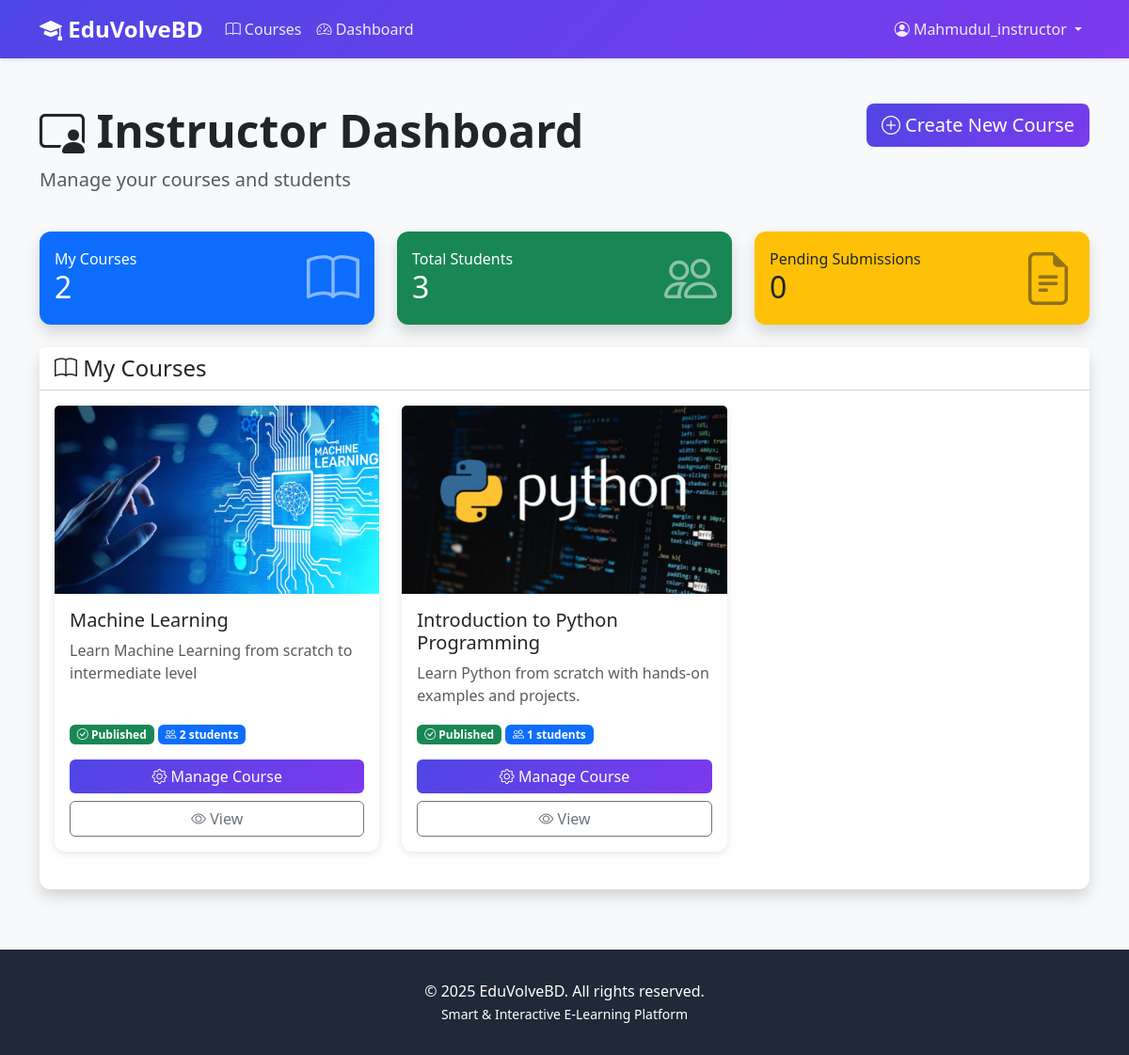
The app's page /courses/dashboard/ (signed in) with its own data.
### accounts/models.py (models this page shows, shortened)
class User(AbstractUser):
    class Role(models.TextChoices):
        ADMIN = 'ADMIN', 'Admin'
        INSTRUCTOR = 'INSTRUCTOR', 'Instructor'
        STUDENT = 'STUDENT', 'Student'
    role = models.CharField(
        max_length=20,
        choices=Role.choices,
        default=Role.STUDENT
    )
    bio = models.TextField(blank=True, null=True)
    profile_picture = models.ImageField(
        upload_to='profiles/',
        blank=True,
        null=True
    )
    phone = models.CharField(max_length=15, blank=True, null=True)
    date_of_birth = models.DateField(blank=True, null=True)
    total_points = models.IntegerField(default=0, validators=[MinValueValidator(0)])
    current_streak = models.IntegerField(default=0, validators=[MinValueValidator(0)])
    longest_streak = models.IntegerField(default=0, validators=[MinValueValidator(0)])
    last_activity_date = models.DateField(blank=True, null=True)
    created_at = models.DateTimeField(auto_now_add=True)
    updated_at = models.DateTimeField(auto_now=True)
    class Meta:
        ordering = ['-date_joined']
    def is_admin(self):
        return self.role == self.Role.ADMIN
    def is_instructor(self):
        return self.role == self.Role.INSTRUCTOR
    def is_student(self):
        return self.role == self.Role.STUDENT

### courses/models.py (models this page shows, shortened)
class Course(models.Model):
    class Level(models.TextChoices):
        BEGINNER = 'BEGINNER', 'Beginner'
        INTERMEDIATE = 'INTERMEDIATE', 'Intermediate'
        ADVANCED = 'ADVANCED', 'Advanced'
    title = models.CharField(max_length=200)
    description = models.TextField()
    instructor = models.ForeignKey(
        User,
        on_delete=models.CASCADE,
        related_name='courses_taught',
        limit_choices_to={'role': 'INSTRUCTOR'}
    )
    thumbnail = models.ImageField(upload_to='course_thumbnails/', blank=True, null=True)
    level = models.CharField(max_length=20, choices=Level.choices, default=Level.BEGINNER)
    duration_weeks = models.IntegerField(default=4, validators=[MinValueValidator(1)])
    is_published = models.BooleanField(default=False)
    created_at = models.DateTimeField(auto_now_add=True)
    updated_at = models.DateTimeField(auto_now=True)
    class Meta:
        ordering = ['-created_at']
    def get_enrolled_count(self):
        return self.enrollments.filter(is_active=True).count()

### courses/views.py (the view)
# urls.py: path('dashboard/', views.dashboard, name='dashboard'),
@login_required
def dashboard(request):
    if request.user.is_admin():
        return admin_dashboard(request)
    elif request.user.is_instructor():
        return instructor_dashboard(request)
    else:
        return student_dashboard(request)

### courses/views.py (called while the page is built)
@login_required
def instructor_dashboard(request):
    my_courses = Course.objects.filter(instructor=request.user)
    total_students = Enrollment.objects.filter(
        course__instructor=request.user,
        is_active=True
    ).count()
    pending_submissions = AssignmentSubmission.objects.filter(
        assignment__lesson__course__instructor=request.user,
        status='PENDING'
    ).count()
    context = {
        'my_courses': my_courses,
        'total_students': total_students,
        'pending_submissions': pending_submissions,
    }
    return render(request, 'courses/instructor_dashboard.html', context)

### templates/courses/instructor_dashboard.html (shortened to what this page needs)
{% extends 'base.html' %}
{% block content %}
<div class="container my-5">
    <div class="row mb-4">
        <div class="col">
            <h1 class="display-5 fw-bold">
                <i class="bi bi-person-video3"></i> Instructor Dashboard
            </h1>
            <p class="lead text-muted">Manage your courses and students</p>
        </div>
        <div class="col-auto">
            <a href="{% url 'courses:course_create' %}" class="btn btn-primary btn-lg">
                <i class="bi bi-plus-circle"></i> Create New Course
            </a>
        </div>
    </div>
    <div class="row mb-4">
        <div class="col-md-4">
            <div class="card bg-primary text-white shadow">
                <div class="card-body">
                    <div class="d-flex justify-content-between align-items-center">
                        <div>
                            <h6 class="mb-0">My Courses</h6>
                            <h2 class="mb-0">{{ my_courses.count }}</h2>
                        </div>
                        <i class="bi bi-book display-4 opacity-50"></i>
                    </div>
                </div>
            </div>
        </div>
        <div class="col-md-4">
            <div class="card bg-success text-white shadow">
                <div class="card-body">
                    <div class="d-flex justify-content-between align-items-center">
                        <div>
                            <h6 class="mb-0">Total Students</h6>
                            <h2 class="mb-0">{{ total_students }}</h2>
                        </div>
                        <i class="bi bi-people display-4 opacity-50"></i>
                    </div>
                </div>
            </div>
        </div>
        <div class="col-md-4">
            <div class="card bg-warning text-dark shadow">
                <div class="card-body">
                    <div class="d-flex justify-content-between align-items-center">
                        <div>
                            <h6 class="mb-0">Pending Submissions</h6>
                            <h2 class="mb-0">{{ pending_submissions }}</h2>
                        </div>
                        <i class="bi bi-file-earmark-text display-4 opacity-50"></i>
                    </div>
                </div>
            </div>
        </div>
    </div>
    <div class="card shadow">
        <div class="card-header bg-white">
            <h4 class="mb-0"><i class="bi bi-book"></i> My Courses</h4>
        </div>
        <div class="card-body">
            {% if my_courses %}
            <div class="row">
                {% for course in my_courses %}
                <div class="col-md-6 col-lg-4 mb-4">
                    <div class="card h-100">
                        {% if course.thumbnail %}
                        <img src="{{ course.thumbnail.url }}" class="card-img-top" alt="{{ course.title }}" style="height: 200px; object-fit: cover;">
                        {% else %}
                        <div class="bg-primary text-white p-5 text-center" style="height: 200px;">
                            <i class="bi bi-book display-1"></i>
                        </div>
                        {% endif %}
                        <div class="card-body d-flex flex-column">
                            <h5 class="card-title">{{ course.title }}</h5>
                            <p class="card-text text-muted flex-grow-1">
                                {{ course.description|truncatewords:15 }}
                            </p>
                            <div class="mb-3">
                                {% if course.is_published %}
                                <span class="badge bg-success">
                                    <i class="bi bi-check-circle"></i> Published
                                </span>
                                {% else %}
                                <span class="badge bg-warning text-dark">
                                    <i class="bi bi-pencil"></i> Draft
                                </span>
                                {% endif %}
                                <span class="badge bg-primary">
                                    <i class="bi bi-people"></i> {{ course.get_enrolled_count }} students
                                </span>
                            </div>
                            <div class="d-grid gap-2">
                                <a href="{% url 'courses:course_manage' course.id %}" class="btn btn-primary">
                                    <i class="bi bi-gear"></i> Manage Course
                                </a>
                                <a href="{% url 'courses:course_detail' course.id %}" class="btn btn-outline-secondary">
                                    <i class="bi bi-eye"></i> View
                                </a>
                            </div>
                        </div>
                    </div>
                </div>
                {% endfor %}
            </div>
            {% endif %}
        </div>
    </div>
</div>
{% endblock %}

### templates/base.html (shortened to what this page needs)
<!DOCTYPE html>
<html lang="en">
<head>
    <link href="https://cdn.jsdelivr.net/npm/bootstrap@5.3.0/dist/css/bootstrap.min.css" rel="stylesheet">
    <link rel="stylesheet" href="https://cdn.jsdelivr.net/npm/bootstrap-icons@1.10.0/font/bootstrap-icons.css">
</head>
<body>
    <nav class="navbar navbar-expand-lg navbar-dark">
        <div class="container">
            <a class="navbar-brand" href="{% url 'home' %}">
                <i class="bi bi-mortarboard-fill"></i> EduVolveBD
            </a>
            <div class="collapse navbar-collapse" id="navbarNav">
                <ul class="navbar-nav me-auto">
                    <li class="nav-item">
                        <a class="nav-link" href="{% url 'courses:course_list' %}">
                            <i class="bi bi-book"></i> Courses
                        </a>
                    </li>
                    {% if user.is_authenticated %}
                        <li class="nav-item">
                            <a class="nav-link" href="{% url 'courses:dashboard' %}">
                                <i class="bi bi-speedometer2"></i> Dashboard
                            </a>
                        </li>
                    {% endif %}
                </ul>
                <ul class="navbar-nav align-items-center">
                    {% if user.is_authenticated %}
                        <li class="nav-item dropdown">
                            <a class="nav-link dropdown-toggle" href="#" id="navbarDropdown" role="button" data-bs-toggle="dropdown">
                                <i class="bi bi-person-circle"></i> {{ user.username }}
                            </a>
                        </li>
                    {% endif %}
                </ul>
            </div>
        </div>
    </nav>
    <main>
        {% block content %}{% endblock %}
    </main>
    <footer class="footer">
        <div class="container text-center">
            <p class="mb-0">&copy; 2025 EduVolveBD. All rights reserved.</p>
            <p class="mb-0">
                <small>Smart & Interactive E-Learning Platform</small>
            </p>
        </div>
    </footer>
</body>
</html>

### templates/base.html (style rules this page uses)
:root { --primary-color: #4f46e5; --secondary-color: #7c3aed; --success-color: #10b981; --danger-color: #ef4444; --warning-color: #f59e0b; }
body { font-family: 'Segoe UI', Tahoma, Geneva, Verdana, sans-serif; background-color: #f8f9fa; }
.navbar { background: linear-gradient(135deg, var(--primary-color), var(--secondary-color)); box-shadow: 0 2px 4px rgba(0,0,0,0.1); position: relative; z-index: 1030; }
.navbar-brand { font-size: 1.5rem; font-weight: bold; color: white !important; }
.nav-link { color: rgba(255,255,255,0.9) !important; transition: color 0.3s; }
.btn-primary { background: linear-gradient(135deg, var(--primary-color), var(--secondary-color)); border: none; }
.card { border: none; border-radius: 12px; box-shadow: 0 2px 8px rgba(0,0,0,0.1); transition: transform 0.3s, box-shadow 0.3s; }
.footer { background-color: #1f2937; color: white; padding: 2rem 0; margin-top: 4rem; }

### records on screen
User: username "Mahmudul_instructor"
Course: thumbnail (picture), title "Machine Learning", description "Learn Machine Learning from scratch to intermediate level", is_published True (drawn), get_enrolled_count "2"
Course: thumbnail (picture), title "Introduction to Python Programming", description "Learn Python from scratch with hands-on examples and projects.", is_published True (drawn), get_enrolled_count "1"

### other values on screen
{{ my_courses.count }} "2"
{{ total_students }} "3"
{{ pending_submissions }} "0"
